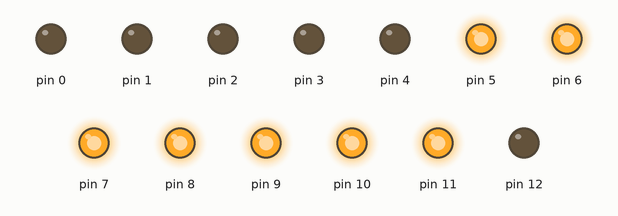
The sketch below on a simulated Arduino Uno, built with avr-gcc and run on an emulated ATmega328P. Shown: output pins drawn as LEDs (lit = HIGH).

Above: at 0.5 s.
At 1.5 s:
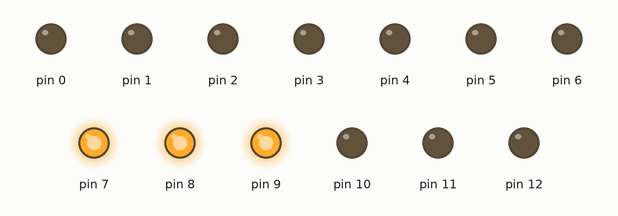
At 2.5 s:
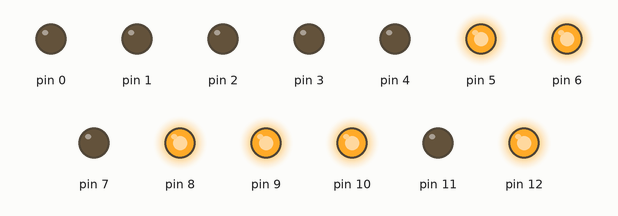
At 4.5 s:
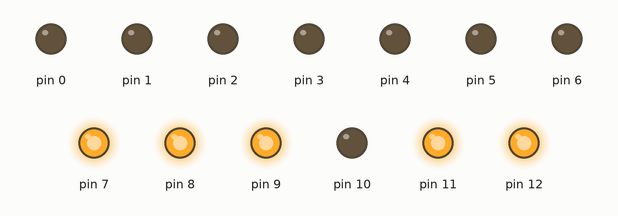
At 6.5 s:
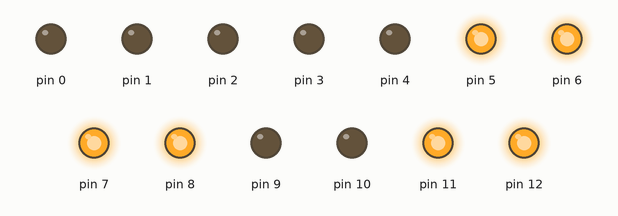
At 9.5 s:
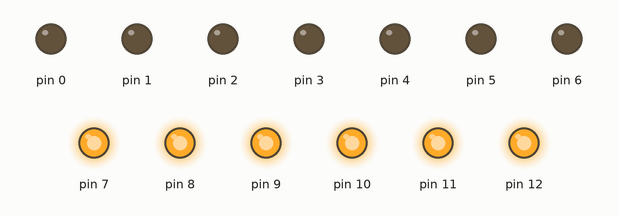
Timing chart, 0 to 11.5 s (numbered marks = the images above):
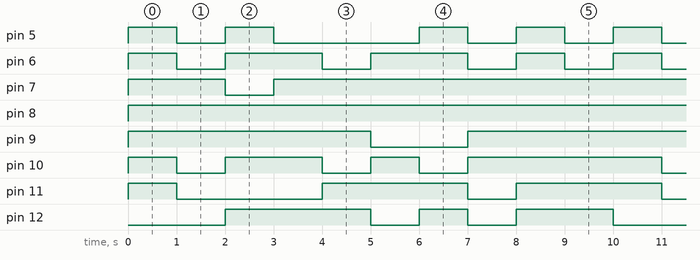

The sketch:

7_Segments_Version_2.ino
```cpp
/* ----- This program is used to control a one digit 7 segment to count from numbers 0-9 using the for loop in the setup. -----
   ----- This means knowing how to set all the pins as an output while putting them in a for() loop that includes:        -----
   ----- initialization, condition and incrementation; and knowing how to call them in the void loop() after. Part of     -----
   ----- the goal of this is to know the purpose of each pin and know which is connected to which in order to which is    -----
   -----               connected to which in order to know how to diplay a number from 0-9 in this device.                ----- */


void setup() {  // This runs the code once

for(int i = 0; i<13; i++) {  // This initialize the "i" and set it to be less than 13 as it increases

pinMode(i, OUTPUT);  // Sets the "i" as an output

}  // End of for() loop

}  // End of setup


void loop() {  // This runs the code on loop

/* -- Start of 0 -- */

digitalWrite(5, HIGH); // The #1 pin of the 7 Segment; Pin that will activate Led E
digitalWrite(6, HIGH); // The #2 pin of the 7 Segment; Pin that will activate Led D
digitalWrite(7, HIGH); // The #4 pin of the 7 Segment; Pin that will activate Led C
digitalWrite(8, HIGH); // The #5 pin of the 7 Segment; Pin that will activate Led DP
digitalWrite(9, HIGH); // The #6 pin of the 7 Segment; Pin that will activate Led B
digitalWrite(10,HIGH); // The #7 pin of the 7 Segment; Pin that will activate Led A
digitalWrite(11,HIGH); // The #9 pin of the 7 Segment; Pin that will activate Led F
digitalWrite(12, LOW); // The #10 pin of the 7 Segment; Pin that will activate Led G

delay(1000); // Delay for 1 second

/* -- Start of 1 -- */

digitalWrite(5, LOW); // The #1 pin of the 7 Segment; Pin that will activate Led E
digitalWrite(6, LOW); // The #2 pin of the 7 Segment; Pin that will activate Led D
digitalWrite(7, HIGH); // The #4 pin of the 7 Segment; Pin that will activate Led C
digitalWrite(8, HIGH); // The #5 pin of the 7 Segment; Pin that will activate Led DP
digitalWrite(9, HIGH); // The #6 pin of the 7 Segment; Pin that will activate Led B
digitalWrite(10, LOW); // The #7 pin of the 7 Segment; Pin that will activate Led A
digitalWrite(11, LOW); // The #9 pin of the 7 Segment; Pin that will activate Led F
digitalWrite(12, LOW); // The #10 pin of the 7 Segment; Pin that will activate Led G

delay(1000);  // Delay for 1 second

/* -- Start of 2 -- */

digitalWrite(5, HIGH); // The #1 pin of the 7 Segment; Pin that will activate Led E
digitalWrite(6, HIGH); // The #2 pin of the 7 Segment; Pin that will activate Led D
digitalWrite(7, LOW); // The #4 pin of the 7 Segment; Pin that will activate Led C
digitalWrite(8, HIGH); // The #5 pin of the 7 Segment; Pin that will activate Led DP
digitalWrite(9, HIGH); // The #6 pin of the 7 Segment; Pin that will activate Led B
digitalWrite(10,HIGH); // The #7 pin of the 7 Segment; Pin that will activate Led A
digitalWrite(11, LOW); // The #9 pin of the 7 Segment; Pin that will activate Led F
digitalWrite(12,HIGH); // The #10 pin of the 7 Segment; Pin that will activate Led G

delay(1000); // Delay for 1 second

/* -- Start of 3 -- */

digitalWrite(5, LOW); // The #1 pin of the 7 Segment; Pin that will activate Led E
digitalWrite(6, HIGH); // The #2 pin of the 7 Segment; Pin that will activate Led D
digitalWrite(7, HIGH); // The #4 pin of the 7 Segment; Pin that will activate Led C
digitalWrite(8, HIGH); // The #5 pin of the 7 Segment; Pin that will activate Led DP
digitalWrite(9, HIGH); // The #6 pin of the 7 Segment; Pin that will activate Led B
digitalWrite(10,HIGH); // The #7 pin of the 7 Segment; Pin that will activate Led A
digitalWrite(11, LOW); // The #9 pin of the 7 Segment; Pin that will activate Led F
digitalWrite(12,HIGH); // The #10 pin of the 7 Segment; Pin that will activate Led G

delay(1000); // Delay for 1 second

/* -- Start of 4 -- */

digitalWrite(5,  LOW); // The #1 pin of the 7 Segment; Pin that will activate Led E
digitalWrite(6,  LOW); // The #2 pin of the 7 Segment; Pin that will activate Led D
digitalWrite(7, HIGH); // The #4 pin of the 7 Segment; Pin that will activate Led C
digitalWrite(8, HIGH); // The #5 pin of the 7 Segment; Pin that will activate Led DP
digitalWrite(9, HIGH); // The #6 pin of the 7 Segment; Pin that will activate Led B
digitalWrite(10, LOW); // The #7 pin of the 7 Segment; Pin that will activate Led A
digitalWrite(11,HIGH); // The #9 pin of the 7 Segment; Pin that will activate Led F
digitalWrite(12,HIGH); // The #10 pin of the 7 Segment; Pin that will activate Led G

delay(1000); // Delay for 1 second

/* -- Start of 5 -- */

digitalWrite(5,  LOW); // The #1 pin of the 7 Segment; Pin that will activate Led E
digitalWrite(6, HIGH); // The #2 pin of the 7 Segment; Pin that will activate Led D
digitalWrite(7, HIGH); // The #4 pin of the 7 Segment; Pin that will activate Led C
digitalWrite(8, HIGH); // The #5 pin of the 7 Segment; Pin that will activate Led DP
digitalWrite(9,  LOW); // The #6 pin of the 7 Segment; Pin that will activate Led B
digitalWrite(10,HIGH); // The #7 pin of the 7 Segment; Pin that will activate Led A
digitalWrite(11,HIGH); // The #9 pin of the 7 Segment; Pin that will activate Led F
digitalWrite(12, LOW); // The #10 pin of the 7 Segment; Pin that will activate Led G

delay(1000); // Delay for 1 second

/* -- Start of 6 -- */

digitalWrite(5, HIGH); // The #1 pin of the 7 Segment; Pin that will activate Led E
digitalWrite(6, HIGH); // The #2 pin of the 7 Segment; Pin that will activate Led D
digitalWrite(7, HIGH); // The #4 pin of the 7 Segment; Pin that will activate Led C
digitalWrite(8, HIGH); // The #5 pin of the 7 Segment; Pin that will activate Led DP
digitalWrite(9,  LOW); // The #6 pin of the 7 Segment; Pin that will activate Led B
digitalWrite(10, LOW); // The #7 pin of the 7 Segment; Pin that will activate Led A
digitalWrite(11,HIGH); // The #9 pin of the 7 Segment; Pin that will activate Led F
digitalWrite(12,HIGH); // The #10 pin of the 7 Segment; Pin that will activate Led G

delay(1000); // Delay for 1 second

/* -- Start of 7 -- */

digitalWrite(5, LOW); // The #1 pin of the 7 Segment; Pin that will activate Led E
digitalWrite(6, LOW); // The #2 pin of the 7 Segment; Pin that will activate Led D
digitalWrite(7, HIGH); // The #4 pin of the 7 Segment; Pin that will activate Led C
digitalWrite(8, HIGH); // The #5 pin of the 7 Segment; Pin that will activate Led DP
digitalWrite(9, HIGH); // The #6 pin of the 7 Segment; Pin that will activate Led B
digitalWrite(10,HIGH); // The #7 pin of the 7 Segment; Pin that will activate Led A
digitalWrite(11, LOW); // The #9 pin of the 7 Segment; Pin that will activate Led F
digitalWrite(12, LOW); // The #10 pin of the 7 Segment; Pin that will activate Led G

delay(1000); // Delay for 1 second

/* -- Start of 8 -- */

digitalWrite(5, HIGH); // The #1 pin of the 7 Segment; Pin that will activate Led E
digitalWrite(6, HIGH); // The #2 pin of the 7 Segment; Pin that will activate Led D
digitalWrite(7, HIGH); // The #4 pin of the 7 Segment; Pin that will activate Led C
digitalWrite(8, HIGH); // The #5 pin of the 7 Segment; Pin that will activate Led DP
digitalWrite(9, HIGH); // The #6 pin of the 7 Segment; Pin that will activate Led B
digitalWrite(10,HIGH); // The #7 pin of the 7 Segment; Pin that will activate Led A
digitalWrite(11,HIGH); // The #9 pin of the 7 Segment; Pin that will activate Led F
digitalWrite(12,HIGH); // The #10 pin of the 7 Segment; Pin that will activate Led G

delay(1000); // Delay for 1 second

/* -- Start of 9 -- */

digitalWrite(5,  LOW); // The #1 pin of the 7 Segment; Pin that will activate Led E
digitalWrite(6,  LOW); // The #2 pin of the 7 Segment; Pin that will activate Led D
digitalWrite(7, HIGH); // The #4 pin of the 7 Segment; Pin that will activate Led C
digitalWrite(8, HIGH); // The #5 pin of the 7 Segment; Pin that will activate Led DP
digitalWrite(9, HIGH); // The #6 pin of the 7 Segment; Pin that will activate Led B
digitalWrite(10,HIGH); // The #7 pin of the 7 Segment; Pin that will activate Led A
digitalWrite(11,HIGH); // The #9 pin of the 7 Segment; Pin that will activate Led F
digitalWrite(12,HIGH); // The #10 pin of the 7 Segment; Pin that will activate Led G

delay(1000); // Delay for 1 second

} // End of the loop
```

Measured:
- by itself, pin 5: repeats every 10.0 s: LOW 1.0 s, HIGH 1.0 s, LOW 3.0 s, 2 × (HIGH 1.0 s, LOW 1.0 s), HIGH 1.0 s
- by itself, pin 6: repeats every 10.0 s: 2 × (LOW 1.0 s, HIGH 2.0 s), 2 × (LOW 1.0 s, HIGH 1.0 s)
- by itself, pin 7: repeats every 10.0 s: LOW 1.0 s, HIGH 9.0 s
- by itself, pin 8: LOW → HIGH at 0.00 s
- by itself, pin 9: repeats every 10.0 s: LOW 2.0 s, HIGH 8.0 s
- by itself, pin 10: repeats every 10.0 s: LOW 1.0 s, HIGH 2.0 s, LOW 1.0 s, HIGH 1.0 s, LOW 1.0 s, HIGH 4.0 s
- by itself, pin 11: repeats every 10.0 s: LOW 3.0 s, HIGH 3.0 s, LOW 1.0 s, HIGH 3.0 s
- by itself, pin 12: repeats every 10.0 s: LOW 1.0 s, HIGH 1.0 s, LOW 1.0 s, HIGH 2.0 s, LOW 2.0 s, HIGH 3.0 s
